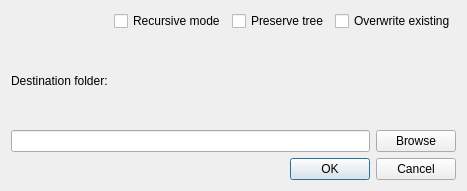
<?xml version="1.0" encoding="UTF-8"?>
<ui version="4.0">
 <class>ExtractDialog</class>
 <widget class="QDialog" name="ExtractDialog">
  <property name="geometry">
   <rect>
    <x>0</x>
    <y>0</y>
    <width>467</width>
    <height>191</height>
   </rect>
  </property>
  <property name="windowTitle">
   <string>Extract</string>
  </property>
  <layout class="QVBoxLayout" name="verticalLayout" stretch="0,0,0,0">
   <item>
    <layout class="QHBoxLayout" name="horizontalLayout" stretch="0,0,0,0">
     <item>
      <widget class="QLabel" name="icon">
       <property name="text">
        <string notr="true"/>
       </property>
       <property name="pixmap">
        <pixmap resource="gui.qrc">:/extract.png</pixmap>
       </property>
      </widget>
     </item>
     <item>
      <widget class="QCheckBox" name="recurseCheck">
       <property name="text">
        <string>Recursive mode</string>
       </property>
      </widget>
     </item>
     <item>
      <widget class="QCheckBox" name="preserveTree">
       <property name="text">
        <string>Preserve tree</string>
       </property>
      </widget>
     </item>
     <item>
      <widget class="QCheckBox" name="overwriteExisting">
       <property name="text">
        <string>Overwrite existing</string>
       </property>
      </widget>
     </item>
    </layout>
   </item>
   <item>
    <layout class="QHBoxLayout" name="horizontalLayout_2">
     <item>
      <widget class="QLabel" name="label">
       <property name="text">
        <string>Destination folder:</string>
       </property>
      </widget>
     </item>
    </layout>
   </item>
   <item>
    <layout class="QHBoxLayout" name="horizontalLayout_3">
     <item>
      <widget class="QLineEdit" name="syspathLine"/>
     </item>
     <item>
      <widget class="QPushButton" name="syspathBrowse">
       <property name="text">
        <string>Browse</string>
       </property>
      </widget>
     </item>
    </layout>
   </item>
   <item>
    <layout class="QHBoxLayout" name="horizontalLayout_5">
     <item>
      <spacer name="horizontalSpacer_4">
       <property name="orientation">
        <enum>Qt::Horizontal</enum>
       </property>
       <property name="sizeHint" stdset="0">
        <size>
         <width>40</width>
         <height>20</height>
        </size>
       </property>
      </spacer>
     </item>
     <item>
      <widget class="QDialogButtonBox" name="buttonBox">
       <property name="orientation">
        <enum>Qt::Horizontal</enum>
       </property>
       <property name="standardButtons">
        <set>QDialogButtonBox::Cancel|QDialogButtonBox::Ok</set>
       </property>
      </widget>
     </item>
    </layout>
   </item>
  </layout>
 </widget>
 <resources>
  <include location="gui.qrc"/>
 </resources>
 <connections>
  <connection>
   <sender>buttonBox</sender>
   <signal>accepted()</signal>
   <receiver>ExtractDialog</receiver>
   <slot>accept()</slot>
   <hints>
    <hint type="sourcelabel">
     <x>248</x>
     <y>254</y>
    </hint>
    <hint type="destinationlabel">
     <x>157</x>
     <y>274</y>
    </hint>
   </hints>
  </connection>
  <connection>
   <sender>buttonBox</sender>
   <signal>rejected()</signal>
   <receiver>ExtractDialog</receiver>
   <slot>reject()</slot>
   <hints>
    <hint type="sourcelabel">
     <x>316</x>
     <y>260</y>
    </hint>
    <hint type="destinationlabel">
     <x>286</x>
     <y>274</y>
    </hint>
   </hints>
  </connection>
 </connections>
</ui>
